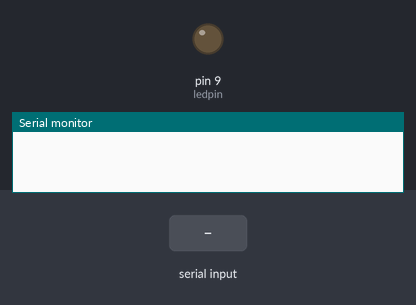
The sketch below on a simulated Arduino Uno, built with avr-gcc and run on an emulated ATmega328P. Parts: output pins drawn as LEDs (lit = HIGH), the last lines printed to the serial monitor. The inputs (shaded band) are chosen by the test bench.

Above: at 1.2 s.
1.3 s: byte 30 received over Serial
At 1.6 s:
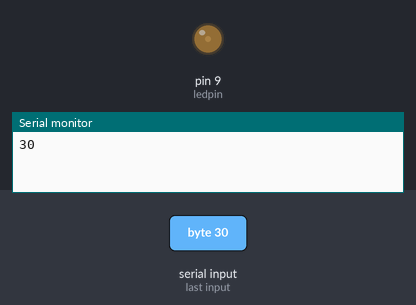
2.8 s: byte 90 received over Serial
At 4.0 s:
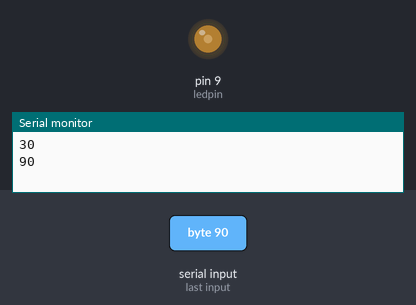
Timing chart, 0 to 5.8 s (numbered marks = the images above; inputs shaded):
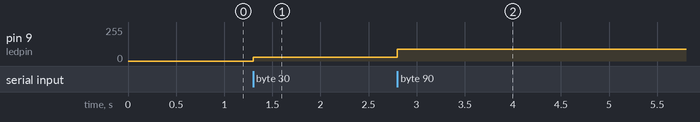

Measured:
- after the input at 1.3 s, pin 9 (ledpin): 0/255 → 30/255 at once
- after the input at 2.8 s, pin 9 (ledpin): 30/255 → 90/255 at once

The sketch:

PMR_control_panel_Arduino_script.ino
```cpp
byte Val;
int ledpin = 9;

void setup() {
  // put your setup code here, to run once:
  Serial.begin(9600);
  pinMode(ledpin,OUTPUT);
}

void loop() {
  if (Serial.available()) {
      Val = Serial.read();
      Serial.println(Val);
      analogWrite(ledpin,int(Val));
      }
  }
```
